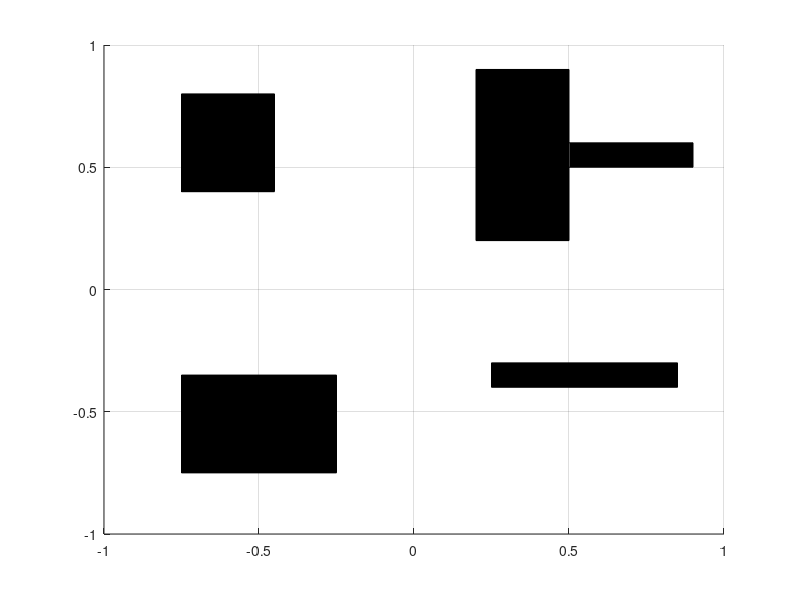

Write the MATLAB code that produced this figure.
% Map for the particl
close all;
figure(); hold on; axis([-1 1 -1 1]); grid on;
rectangle('Position',[0.2,0.2,0.3,0.7],'FaceColor','k')
rectangle('Position',[0.5,0.5,0.4,0.1],'FaceColor','k')
rectangle('Position',[-0.75,-0.75,0.5,0.4],'FaceColor','k')
rectangle('Position',[-0.75,0.4,0.3,0.4],'FaceColor','k')
rectangle('Position',[0.25,-0.4,0.6,0.1],'FaceColor','k')